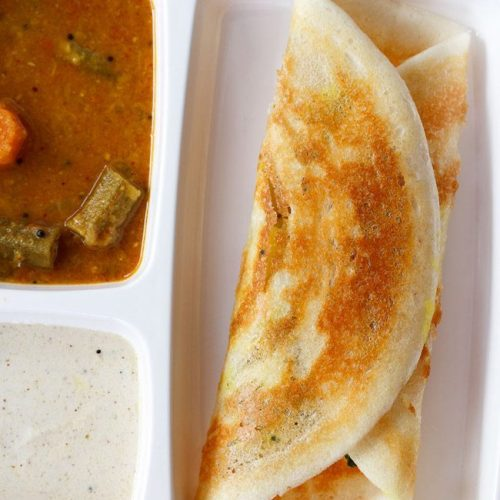
#> input picture data/sampledata/004.jpg, 500 x 500 px; its folder holds only this picture in this run
$ python -i augment.py   (imports and definitions only)
#> lines starting #> are read from the running program, lines starting #| are printed output that depends on the picture
#> further down, picture is the input picture: shape (500, 500, 3); mean B, G, R 115.3, 155.1, 190.9
"""
Augments food images and splits them into train/val/test sets.
Adds flipped, rotated, and cropped versions of images to balance classes.
"""

import os
import cv2
import numpy as np
import shutil
from sklearn.model_selection import train_test_split
import random

# Paths and settings
project_root = os.path.abspath(os.path.join(os.path.dirname(os.path.abspath(__file__)), "../.."))
target_per_class = 500  # Target number of images per food class
valid_split = 0.15      # 15% for validation
test_split = 0.15       # 15% for testing


def augment_image(image):
    """Create more images through key geometric transformations, preserving original colors.

    Args:
        image: Input image to augment
    Returns:
        list: List of augmented images
    """
    # Convert to RGB if needed
    if len(image.shape) == 3 and image.shape[2] == 3:
        image = cv2.cvtColor(image, cv2.COLOR_BGR2RGB)

    augmented = []
    h, w = image.shape[:2]
#> h = 500; w = 500

    # Horizontal flip (most natural for food)
    augmented.append(cv2.flip(image, 1))

    # Vertical flip
    augmented.append(cv2.flip(image, 0))

    # Small random rotations (±10 degrees)
    for angle in [-10, 10]:
        M = cv2.getRotationMatrix2D((w/2, h/2), angle, 1)
        rotated = cv2.warpAffine(image, M, (w, h))
        augmented.append(rotated)
#> this loop made 2 passes
#> pass 1, in augment_image, `rotated = cv2.warpAffine(image, M, (w, h))`:
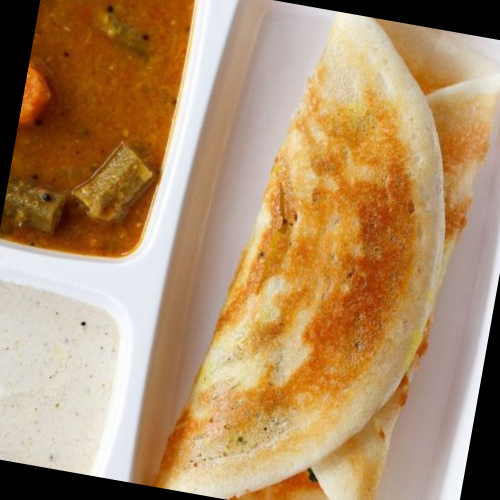
#> rotated: shape (500, 500, 3); mean R, G, B 176.4, 142.3, 104.1
#> pass 2, in augment_image, `rotated = cv2.warpAffine(image, M, (w, h))`:
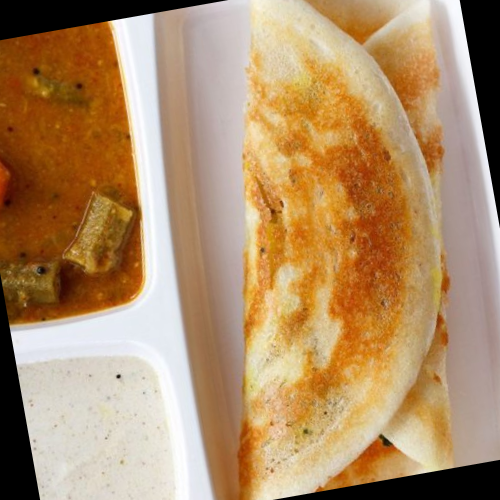
#> rotated: shape (500, 500, 3); mean R, G, B 176.4, 142.4, 104.2
#> after the loop, augmented = 4 items

    # Random crop with resizing (to handle different framing)
    crop_size = random.uniform(0.85, 1.0)  # Crop between 85-100% of original size
    new_h, new_w = int(h * crop_size), int(w * crop_size)
#> new_h = 488; new_w = 488
    y = random.randint(0, h - new_h)
#> y = 12
    x = random.randint(0, w - new_w)
#> x = 6
    cropped = image[y:y+new_h, x:x+new_w]
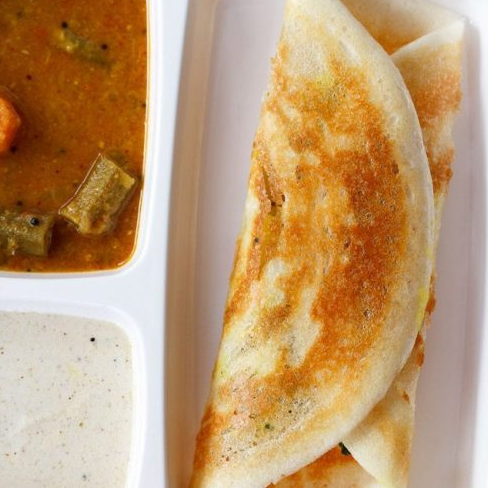
#> cropped: shape (488, 488, 3); mean R, G, B 190.6, 154.3, 113.6
    resized = cv2.resize(cropped, (w, h))
    augmented.append(resized)

    return augmented


# [98 lines left out: functions split_and_copy, process_class, not called in this run]


# [15 lines not run here, left out]

>>> import cv2
>>> picture = cv2.imread('../../data/sampledata/004.jpg')
>>> result = augment_image(picture)
#> result = 5 items

$ run again, on data/sampledata/005.jpg
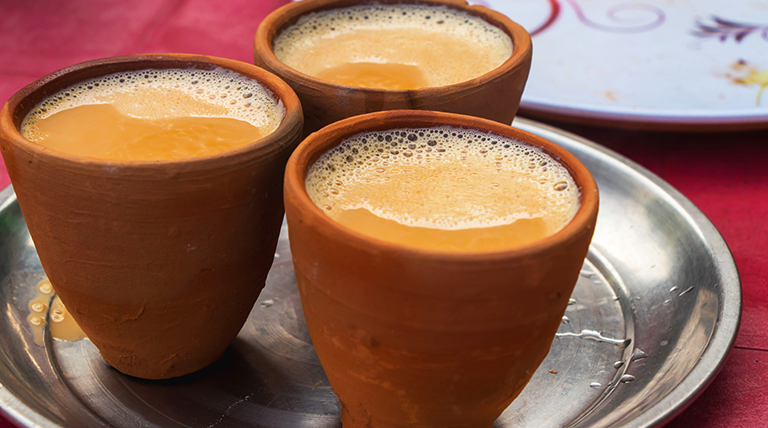
#> input picture data/sampledata/005.jpg, 768 x 428 px
#> picture is the input picture: shape (428, 768, 3); mean B, G, R 84.2, 102.6, 145.8
#> the loop in augment_image, `for angle in [-10, 10]:` made 2 passes
#> pass 2, in augment_image, `rotated = cv2.warpAffine(image, M, (w, h))`:
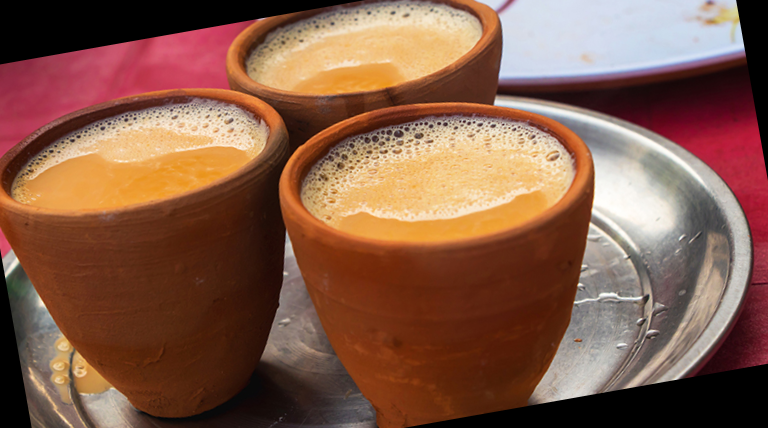
#> rotated: shape (428, 768, 3); mean R, G, B 132.7, 92.1, 73.1
#> after the loop in augment_image, `for angle in [-10, 10]:`: augmented = 4 items
#> in augment_image, `cropped = image[y:y+new_h, x:x+new_w]`:
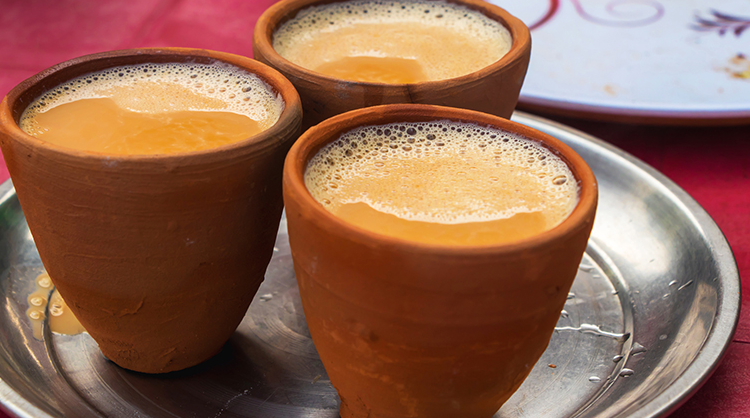
#> cropped: shape (418, 750, 3); mean R, G, B 145.5, 103.2, 83.4
#> result = 5 items

$ run again, on data/sampledata/011.jpg
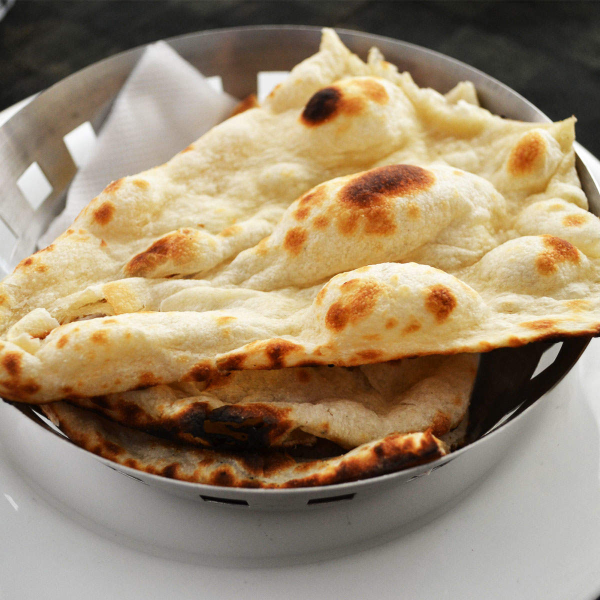
#> input picture data/sampledata/011.jpg, 1200 x 1200 px (shown at 1/2 size)
#> picture is the input picture: shape (1200, 1200, 3); mean B, G, R 110.4, 137.1, 156.1
#> the loop in augment_image, `for angle in [-10, 10]:` made 2 passes
#> pass 2, in augment_image, `rotated = cv2.warpAffine(image, M, (w, h))`:
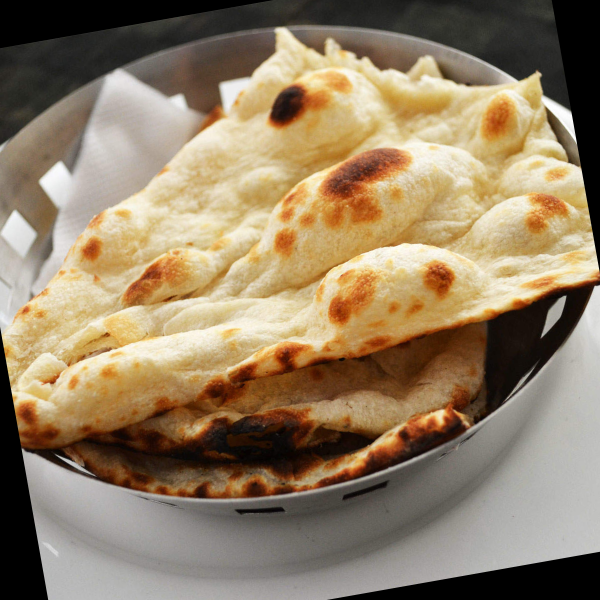
#> rotated: shape (1200, 1200, 3) (shown at 1/2 size); mean R, G, B 146.8, 127.8, 101.4
#> after the loop in augment_image, `for angle in [-10, 10]:`: augmented = 4 items
#> in augment_image, `cropped = image[y:y+new_h, x:x+new_w]`:
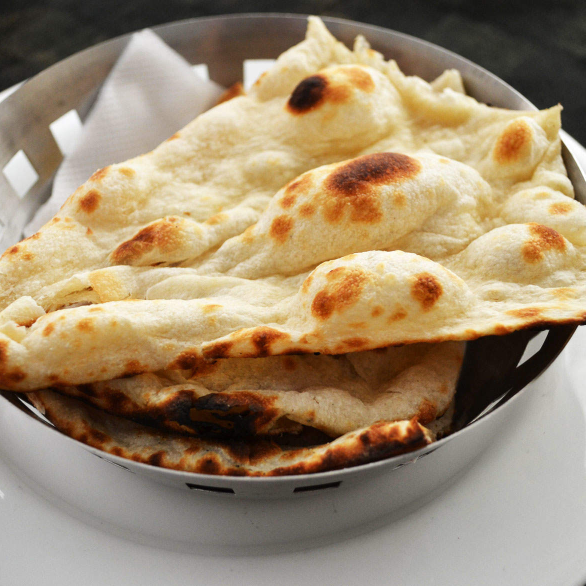
#> cropped: shape (1171, 1171, 3) (shown at 1/2 size); mean R, G, B 158.3, 138.6, 111
#> result = 5 items

$ run again, on data/sampledata/014.jpg
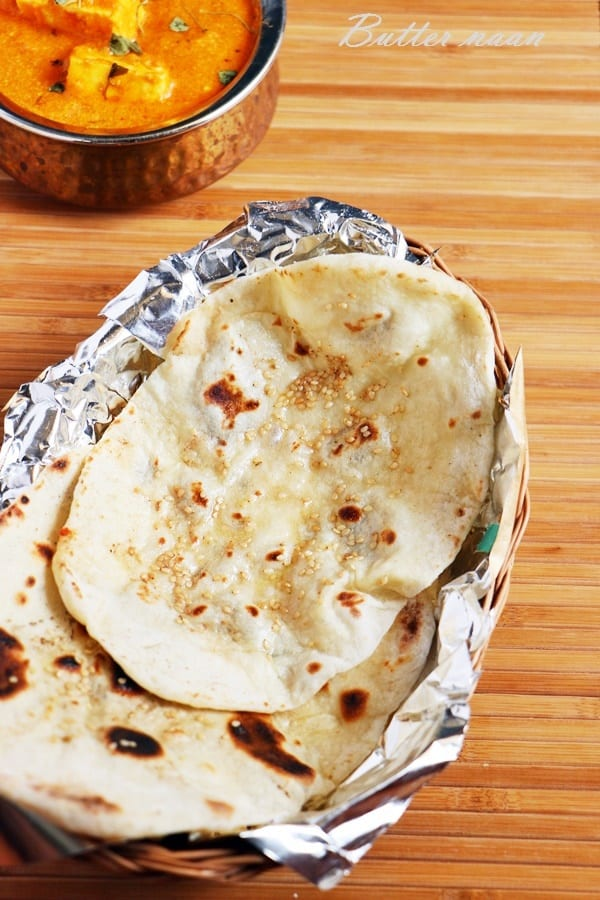
#> input picture data/sampledata/014.jpg, 600 x 900 px
#> picture is the input picture: shape (900, 600, 3); mean B, G, R 114.8, 160.7, 202.5
#> the loop in augment_image, `for angle in [-10, 10]:` made 2 passes
#> pass 2, in augment_image, `rotated = cv2.warpAffine(image, M, (w, h))`:
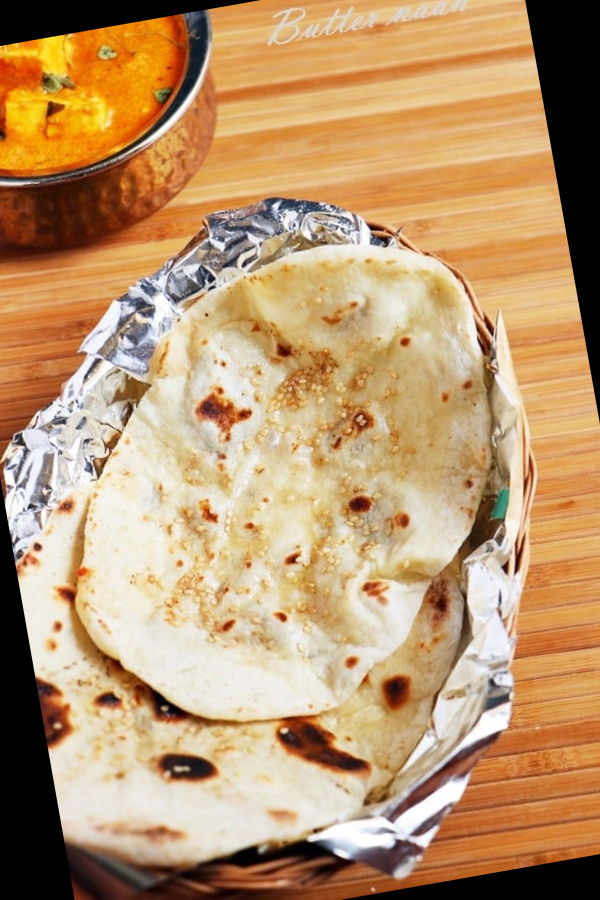
#> rotated: shape (900, 600, 3); mean R, G, B 187.5, 151.6, 110.6
#> after the loop in augment_image, `for angle in [-10, 10]:`: augmented = 4 items
#> in augment_image, `cropped = image[y:y+new_h, x:x+new_w]`:
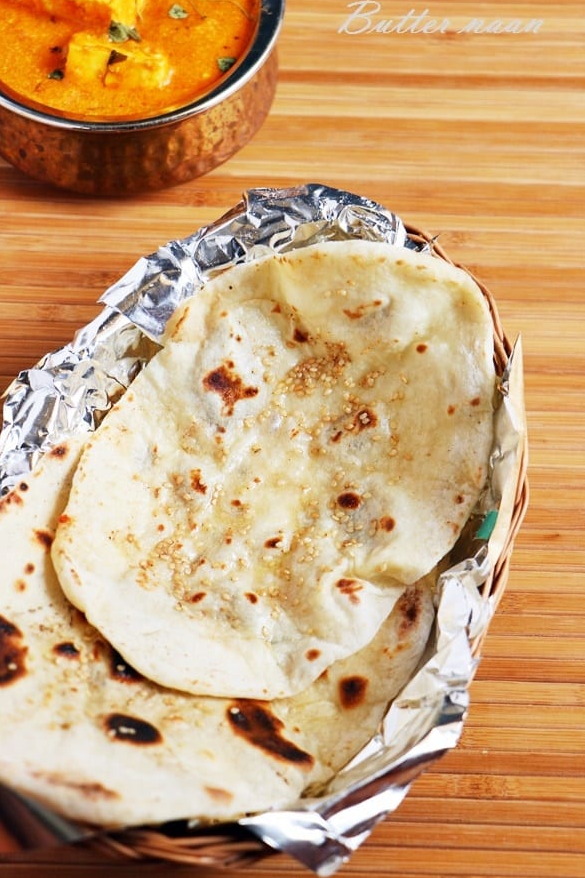
#> cropped: shape (878, 585, 3); mean R, G, B 202.5, 162, 117.2
#> result = 5 items
